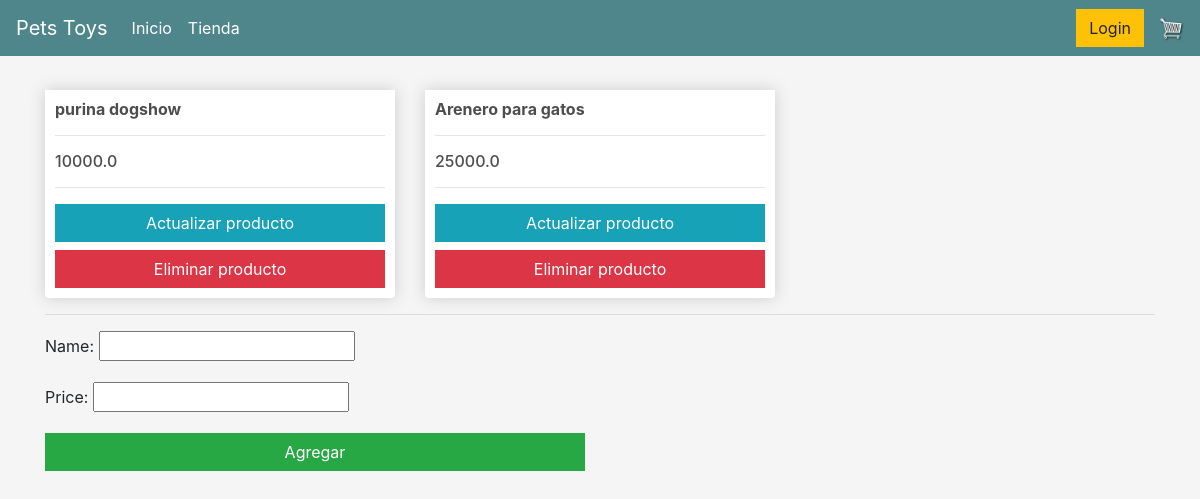
The app's page /admin_products/, older data.
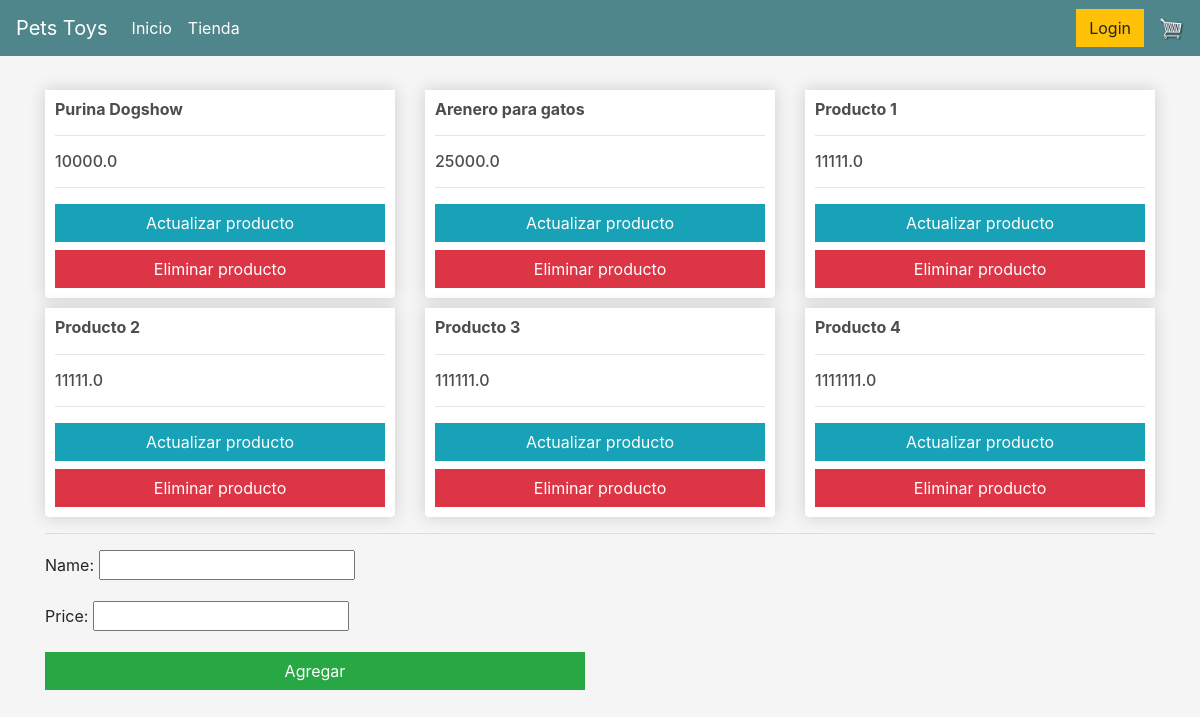
The same page, newer data.
### store/models.py (models this page shows, shortened)
class Product(models.Model):
    name = models.CharField(max_length=200)
    price = models.FloatField()

### store/views.py (the view, shortened to what this page needs)
# urls.py: path('admin_products/', views.admin_products.as_view(), name="admin_products"),
class admin_products(ListView):
    model = Product
    template_name = 'admin_products.html'
    paginate_by = 9
    context_object_name = 'products'

### store/templates/admin_products.html (shortened to what this page needs)
{% extends 'base.html' %}
{% load static %}
{% block content %}
<br>
<div class="row center-xs">
    {% for product in products %}
    <div class="col-lg-4">
        <div class="box-element product">
            <h6><strong>{{product.name}}</strong></h6>
            <hr>
            <h6>{{product.price}}</h6>
            <hr>
            <a href="{% url 'update_product' id=product.id %}" class="btn btn-info btn-block"> Actualizar producto</a>
            <a href="{% url 'delete_product' id=product.id %}" class="btn btn-danger btn-block"> Eliminar producto</a>
        </div>
    </div>
    {% empty %}
    <div class="col-xs-12">
        aún no se han registrado Productos.
    </div>
    {% endfor %}
</div>
<hr>
<div class="row center-xs">
    <div class="col-xs-12 col-md-6 start-xs">
        <form action="" method="POST">
            <p><label for="id_name">Name:</label> <input type="text" name="name" maxlength="200" required=""
                    id="id_name">
            </p>
            <p><label for="id_price">Price:</label> <input type="number" name="price" step="any" required=""
                    id="id_price">
            </p>
            <input type="submit" value="Agregar" name="action" class="btn btn-success btn-block">
        </form>
    </div>
</div>
{% endblock %}

Row changes from the older to the newer data that the page shows:
changed Product: name "purina dogshow" → "Purina Dogshow"
added Product: name "Producto 1", price "11111.0"
added Product: name "Producto 2", price "11111.0"
added Product: name "Producto 3", price "111111.0"
added Product: name "Producto 4", price "1111111.0"
